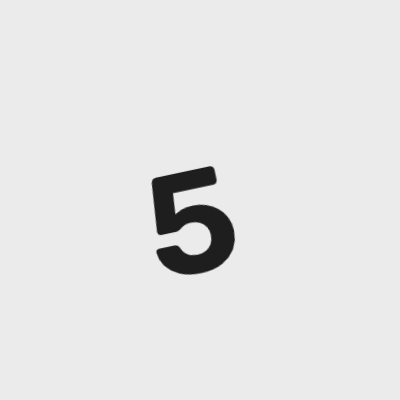
#> input picture handwriting_iiot/samples/TC-03_TC-03_digit_5_tilted_12deg.png, 400 x 400 px
$ python -i preprocess.py   (imports and definitions only)
#> lines starting #> are read from the running program, lines starting #| are printed output that depends on the picture; after the words box and inside, x2 and y2 are one past the last pixel; in counts of white or black regions, pixels touching at a corner belong together
"""Image preprocessing (Report Ch. 7): grayscale -> polarity fix -> crop -> centre -> 28x28 -> normalise.
The SAME function is used for every prediction so training/prediction stay consistent."""
import os
import numpy as np
import cv2
from PIL import Image, UnidentifiedImageError

ALLOWED = {".png", ".jpg", ".jpeg", ".bmp"}
MAX_BYTES = 10 * 1024 * 1024


def load_gray(path):
    ext = os.path.splitext(str(path))[1].lower()
    if ext not in ALLOWED:
        raise ValueError("Unsupported file type. Please upload a PNG or JPG file.")
    if os.path.getsize(path) > MAX_BYTES:
        raise ValueError("Image file is too large (limit 10 MB).")
    try:
        return np.asarray(Image.open(path).convert("L"), dtype=np.uint8)
#> returned value is the input picture: shape (400, 400); min 30, max 235, mean 228.8
    except (UnidentifiedImageError, OSError):
        raise ValueError("The image could not be read. Please upload a valid PNG or JPG file.")


def preprocess_array(gray):
    """gray: 2-D uint8 array. Returns (1,28,28,1) float32 in [0,1] and the 28x28 uint8 image."""
    h, w = gray.shape
#> h = 400; w = 400
    if max(h, w) > 800:
        s = 800 / max(h, w)
        gray = cv2.resize(gray, (int(w * s), int(h * s)), interpolation=cv2.INTER_AREA)

    # MNIST = light digit on dark background. If the border is light, invert.
    border = np.concatenate([gray[0], gray[-1], gray[:, 0], gray[:, -1]])
#> border = 1600 values from 235 to 235
    if np.median(border) > 127:
        gray = 255 - gray
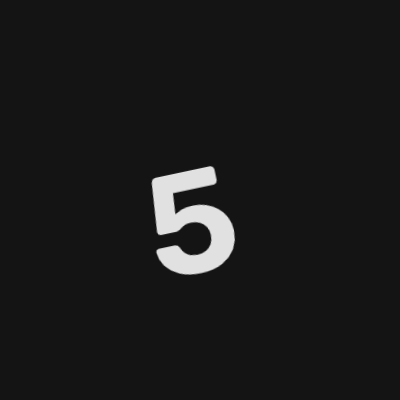
#> gray: shape (400, 400); min 20, max 225, mean 26.2

    gray = cv2.GaussianBlur(gray, (5, 5), 0)
    if int(gray.max()) - int(gray.min()) < 40:
        raise ValueError("Blank or very low-contrast image. Please write one clear digit.")

    _, mask = cv2.threshold(gray, 0, 255, cv2.THRESH_BINARY + cv2.THRESH_OTSU)
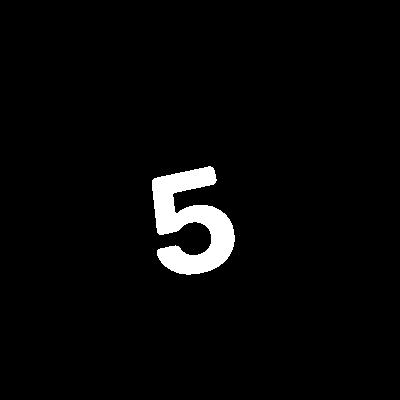
#> mask: shape (400, 400); 3.1% white; 1 white region, box (x1, y1, x2, y2) and area: (152, 166, 235, 275) 4891
    ys, xs = np.nonzero(mask)
#> ys = 4891 values from 166 to 274; xs = 4891 values, max 234 at index 3158, min 152 at index 512, mean 190.6
    if len(xs) < 20:
        raise ValueError("No digit found in the image.")

    y1, y2, x1, x2 = ys.min(), ys.max() + 1, xs.min(), xs.max() + 1
#> y1 = 166; y2 = 275; x1 = 152; x2 = 235
    digit = np.where(mask[y1:y2, x1:x2] > 0, gray[y1:y2, x1:x2], 0).astype(np.uint8)
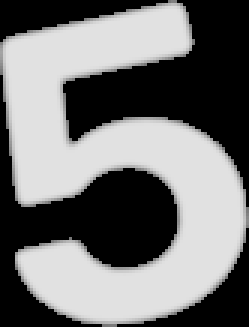
#> digit: shape (109, 83) (shown 3 times larger); min 0, max 225, mean 115.9

    # Scale longest side to 20 px (MNIST style), then centre by centre of mass in 28x28
    dh, dw = digit.shape
#> dh = 109; dw = 83
    s = 20.0 / max(dh, dw)
#> s = 0.183
    digit = cv2.resize(digit, (max(1, round(dw * s)), max(1, round(dh * s))), interpolation=cv2.INTER_AREA)
    canvas = np.zeros((28, 28), dtype=np.uint8)
    y0 = (28 - digit.shape[0]) // 2
#> y0 = 4
    x0 = (28 - digit.shape[1]) // 2
#> x0 = 6
    canvas[y0:y0 + digit.shape[0], x0:x0 + digit.shape[1]] = digit
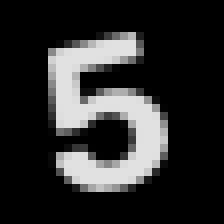
#> canvas: shape (28, 28) (shown 8 times larger); min 0, max 225, mean 44.4
    m = cv2.moments(canvas)
#> m = moments, m00 34772, centre m10/m00, m01/m00 = (12.57, 13.89)
    if m["m00"] > 0:
        cx, cy = m["m10"] / m["m00"], m["m01"] / m["m00"]
#> cx = 12.57; cy = 13.89
        canvas = cv2.warpAffine(canvas, np.float32([[1, 0, 14 - cx], [0, 1, 14 - cy]]), (28, 28))
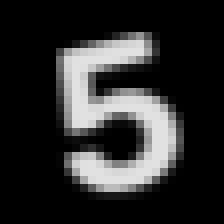
#> canvas: shape (28, 28) (shown 8 times larger); min 0, max 225, mean 44.4

    arr = (canvas.astype("float32") / 255.0).reshape(1, 28, 28, 1)
    return arr, canvas


def preprocess_image(path):
    return preprocess_array(load_gray(path))

>>> result = preprocess_image('../samples/TC-03_TC-03_digit_5_tilted_12deg.png')

$ run again, on handwriting_iiot/samples/noisy_noisy_phone-style_7.png
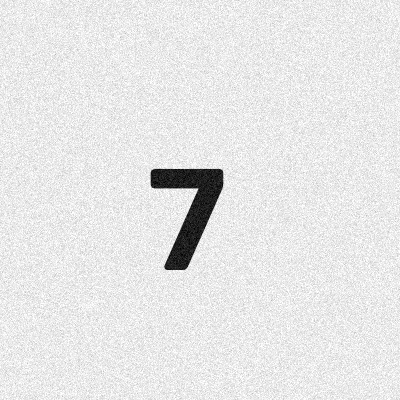
#> input picture handwriting_iiot/samples/noisy_noisy_phone-style_7.png, 400 x 400 px
#> in load_gray, returned value is the input picture: shape (400, 400); min 0, max 255, mean 230
#> h = 400
#> border = 1600 values, max 255 at index 47, min 189 at index 303, mean 234.5
#> in preprocess_array, `_, mask = cv2.threshold(gray, 0, 255, cv2.THRESH_BINARY + cv2.THRESH_O..`:
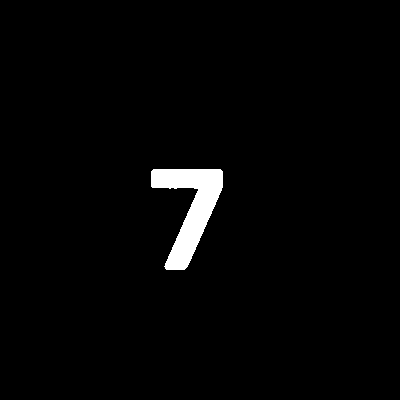
#> mask: shape (400, 400); 2.1% white; 1 white region, box (x1, y1, x2, y2) and area: (151, 169, 223, 270) 3329
#> ys = 3329 values from 169 to 269; xs = 3329 values, max 222 at index 209, min 151 at index 138, mean 189.9
#> y1 = 169; y2 = 270; x1 = 151; x2 = 223
#> m = moments, m00 27838, centre m10/m00, m01/m00 = (14.17, 11.22)
#> cx = 14.17; cy = 11.22
#> in preprocess_array, `canvas = cv2.warpAffine(canvas, np.float32([[1, 0, 14 - cx], [0, 1, 14..`:
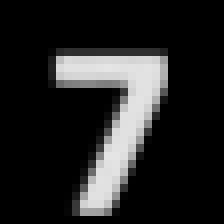
#> canvas: shape (28, 28) (shown 8 times larger); min 0, max 229, mean 35.5
